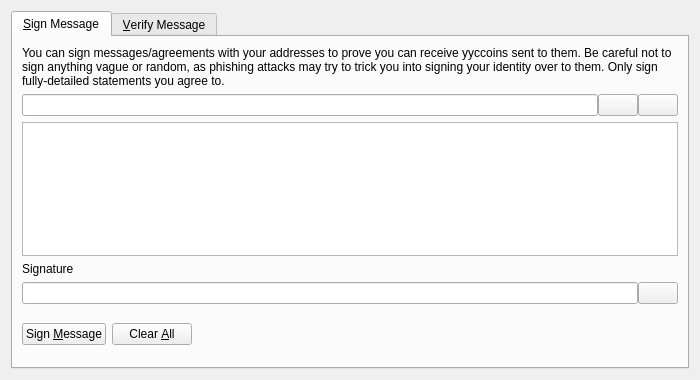
<?xml version="1.0" encoding="UTF-8"?>
<ui version="4.0">
 <class>SignVerifyMessageDialog</class>
 <widget class="QDialog" name="SignVerifyMessageDialog">
  <property name="geometry">
   <rect>
    <x>0</x>
    <y>0</y>
    <width>700</width>
    <height>380</height>
   </rect>
  </property>
  <property name="windowTitle">
   <string>Signatures - Sign / Verify a Message</string>
  </property>
  <property name="modal">
   <bool>true</bool>
  </property>
  <layout class="QVBoxLayout" name="verticalLayout">
   <item>
    <widget class="QTabWidget" name="tabWidget">
     <property name="currentIndex">
      <number>0</number>
     </property>
     <widget class="QWidget" name="tabSignMessage">
      <attribute name="title">
       <string>&amp;Sign Message</string>
      </attribute>
      <layout class="QVBoxLayout" name="verticalLayout_SM">
       <item>
        <widget class="QLabel" name="infoLabel_SM">
         <property name="text">
          <string>You can sign messages/agreements with your addresses to prove you can receive yyccoins sent to them. Be careful not to sign anything vague or random, as phishing attacks may try to trick you into signing your identity over to them. Only sign fully-detailed statements you agree to.</string>
         </property>
         <property name="textFormat">
          <enum>Qt::PlainText</enum>
         </property>
         <property name="wordWrap">
          <bool>true</bool>
         </property>
        </widget>
       </item>
       <item>
        <layout class="QHBoxLayout" name="horizontalLayout_1_SM">
         <property name="spacing">
          <number>0</number>
         </property>
         <item>
          <widget class="QValidatedLineEdit" name="addressIn_SM">
           <property name="toolTip">
            <string>The YYCcoin address to sign the message with</string>
           </property>
          </widget>
         </item>
         <item>
          <widget class="QPushButton" name="addressBookButton_SM">
           <property name="toolTip">
            <string>Choose previously used address</string>
           </property>
           <property name="text">
            <string/>
           </property>
           <property name="icon">
            <iconset resource="../bitcoin.qrc">
             <normaloff>:/icons/address-book</normaloff>:/icons/address-book</iconset>
           </property>
           <property name="shortcut">
            <string>Alt+A</string>
           </property>
           <property name="autoDefault">
            <bool>false</bool>
           </property>
          </widget>
         </item>
         <item>
          <widget class="QPushButton" name="pasteButton_SM">
           <property name="toolTip">
            <string>Paste address from clipboard</string>
           </property>
           <property name="text">
            <string/>
           </property>
           <property name="icon">
            <iconset resource="../bitcoin.qrc">
             <normaloff>:/icons/editpaste</normaloff>:/icons/editpaste</iconset>
           </property>
           <property name="shortcut">
            <string>Alt+P</string>
           </property>
           <property name="autoDefault">
            <bool>false</bool>
           </property>
          </widget>
         </item>
        </layout>
       </item>
       <item>
        <widget class="QPlainTextEdit" name="messageIn_SM">
         <property name="toolTip">
          <string>Enter the message you want to sign here</string>
         </property>
        </widget>
       </item>
       <item>
        <widget class="QLabel" name="signatureLabel_SM">
         <property name="text">
          <string>Signature</string>
         </property>
         <property name="textFormat">
          <enum>Qt::PlainText</enum>
         </property>
        </widget>
       </item>
       <item>
        <layout class="QHBoxLayout" name="horizontalLayout_2_SM">
         <property name="spacing">
          <number>0</number>
         </property>
         <item>
          <widget class="QLineEdit" name="signatureOut_SM">
           <property name="font">
            <font>
             <italic>true</italic>
            </font>
           </property>
           <property name="readOnly">
            <bool>true</bool>
           </property>
          </widget>
         </item>
         <item>
          <widget class="QPushButton" name="copySignatureButton_SM">
           <property name="toolTip">
            <string>Copy the current signature to the system clipboard</string>
           </property>
           <property name="text">
            <string/>
           </property>
           <property name="icon">
            <iconset resource="../bitcoin.qrc">
             <normaloff>:/icons/editcopy</normaloff>:/icons/editcopy</iconset>
           </property>
           <property name="autoDefault">
            <bool>false</bool>
           </property>
          </widget>
         </item>
        </layout>
       </item>
       <item>
        <layout class="QHBoxLayout" name="horizontalLayout_3_SM">
         <item>
          <widget class="QPushButton" name="signMessageButton_SM">
           <property name="toolTip">
            <string>Sign the message to prove you own this YYCcoin address</string>
           </property>
           <property name="text">
            <string>Sign &amp;Message</string>
           </property>
           <property name="icon">
            <iconset resource="../bitcoin.qrc">
             <normaloff>:/icons/edit</normaloff>:/icons/edit</iconset>
           </property>
           <property name="autoDefault">
            <bool>false</bool>
           </property>
          </widget>
         </item>
         <item>
          <widget class="QPushButton" name="clearButton_SM">
           <property name="toolTip">
            <string>Reset all sign message fields</string>
           </property>
           <property name="text">
            <string>Clear &amp;All</string>
           </property>
           <property name="icon">
            <iconset resource="../bitcoin.qrc">
             <normaloff>:/icons/remove</normaloff>:/icons/remove</iconset>
           </property>
           <property name="autoDefault">
            <bool>false</bool>
           </property>
          </widget>
         </item>
         <item>
          <spacer name="horizontalSpacer_1_SM">
           <property name="orientation">
            <enum>Qt::Horizontal</enum>
           </property>
           <property name="sizeHint" stdset="0">
            <size>
             <width>40</width>
             <height>48</height>
            </size>
           </property>
          </spacer>
         </item>
         <item>
          <widget class="QLabel" name="statusLabel_SM">
           <property name="font">
            <font>
             <weight>75</weight>
             <bold>true</bold>
            </font>
           </property>
           <property name="text">
            <string/>
           </property>
           <property name="wordWrap">
            <bool>true</bool>
           </property>
          </widget>
         </item>
         <item>
          <spacer name="horizontalSpacer_2_SM">
           <property name="orientation">
            <enum>Qt::Horizontal</enum>
           </property>
           <property name="sizeHint" stdset="0">
            <size>
             <width>40</width>
             <height>48</height>
            </size>
           </property>
          </spacer>
         </item>
        </layout>
       </item>
      </layout>
     </widget>
     <widget class="QWidget" name="tabVerifyMessage">
      <attribute name="title">
       <string>&amp;Verify Message</string>
      </attribute>
      <layout class="QVBoxLayout" name="verticalLayout_VM">
       <item>
        <widget class="QLabel" name="infoLabel_VM">
         <property name="text">
          <string>Enter the receiver's address, message (ensure you copy line breaks, spaces, tabs, etc. exactly) and signature below to verify the message. Be careful not to read more into the signature than what is in the signed message itself, to avoid being tricked by a man-in-the-middle attack. Note that this only proves the signing party receives with the address, it cannot prove sendership of any transaction!</string>
         </property>
         <property name="textFormat">
          <enum>Qt::PlainText</enum>
         </property>
         <property name="alignment">
          <set>Qt::AlignLeading|Qt::AlignLeft|Qt::AlignTop</set>
         </property>
         <property name="wordWrap">
          <bool>true</bool>
         </property>
        </widget>
       </item>
       <item>
        <layout class="QHBoxLayout" name="horizontalLayout_1_VM">
         <property name="spacing">
          <number>0</number>
         </property>
         <item>
          <widget class="QValidatedLineEdit" name="addressIn_VM">
           <property name="toolTip">
            <string>The YYCcoin address the message was signed with</string>
           </property>
          </widget>
         </item>
         <item>
          <widget class="QPushButton" name="addressBookButton_VM">
           <property name="toolTip">
            <string>Choose previously used address</string>
           </property>
           <property name="text">
            <string/>
           </property>
           <property name="icon">
            <iconset resource="../bitcoin.qrc">
             <normaloff>:/icons/address-book</normaloff>:/icons/address-book</iconset>
           </property>
           <property name="shortcut">
            <string>Alt+A</string>
           </property>
           <property name="autoDefault">
            <bool>false</bool>
           </property>
          </widget>
         </item>
        </layout>
       </item>
       <item>
        <widget class="QPlainTextEdit" name="messageIn_VM"/>
       </item>
       <item>
        <widget class="QValidatedLineEdit" name="signatureIn_VM"/>
       </item>
       <item>
        <layout class="QHBoxLayout" name="horizontalLayout_2_VM">
         <item>
          <widget class="QPushButton" name="verifyMessageButton_VM">
           <property name="toolTip">
            <string>Verify the message to ensure it was signed with the specified YYCcoin address</string>
           </property>
           <property name="text">
            <string>Verify &amp;Message</string>
           </property>
           <property name="icon">
            <iconset resource="../bitcoin.qrc">
             <normaloff>:/icons/transaction_0</normaloff>:/icons/transaction_0</iconset>
           </property>
           <property name="autoDefault">
            <bool>false</bool>
           </property>
          </widget>
         </item>
         <item>
          <widget class="QPushButton" name="clearButton_VM">
           <property name="toolTip">
            <string>Reset all verify message fields</string>
           </property>
           <property name="text">
            <string>Clear &amp;All</string>
           </property>
           <property name="icon">
            <iconset resource="../bitcoin.qrc">
             <normaloff>:/icons/remove</normaloff>:/icons/remove</iconset>
           </property>
           <property name="autoDefault">
            <bool>false</bool>
           </property>
          </widget>
         </item>
         <item>
          <spacer name="horizontalSpacer_1_VM">
           <property name="orientation">
            <enum>Qt::Horizontal</enum>
           </property>
           <property name="sizeHint" stdset="0">
            <size>
             <width>40</width>
             <height>48</height>
            </size>
           </property>
          </spacer>
         </item>
         <item>
          <widget class="QLabel" name="statusLabel_VM">
           <property name="font">
            <font>
             <weight>75</weight>
             <bold>true</bold>
            </font>
           </property>
           <property name="text">
            <string/>
           </property>
           <property name="wordWrap">
            <bool>true</bool>
           </property>
          </widget>
         </item>
         <item>
          <spacer name="horizontalSpacer_2_VM">
           <property name="orientation">
            <enum>Qt::Horizontal</enum>
           </property>
           <property name="sizeHint" stdset="0">
            <size>
             <width>40</width>
             <height>48</height>
            </size>
           </property>
          </spacer>
         </item>
        </layout>
       </item>
      </layout>
     </widget>
    </widget>
   </item>
  </layout>
 </widget>
 <customwidgets>
  <customwidget>
   <class>QValidatedLineEdit</class>
   <extends>QLineEdit</extends>
   <header>qvalidatedlineedit.h</header>
  </customwidget>
 </customwidgets>
 <resources>
  <include location="../bitcoin.qrc"/>
 </resources>
 <connections/>
</ui>
